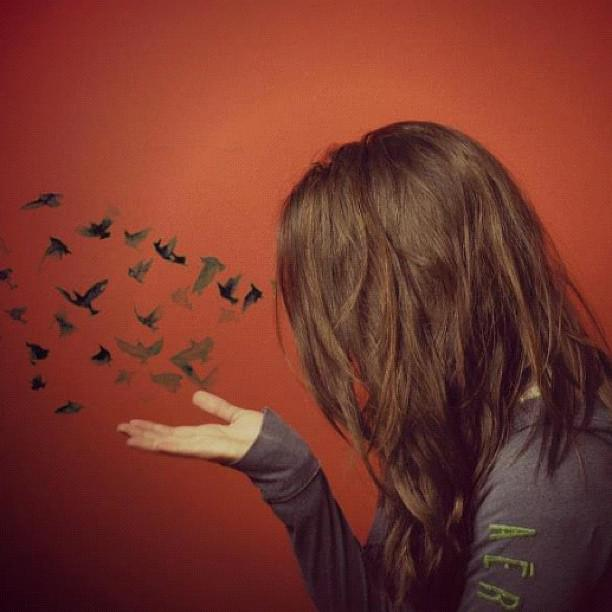
#> input picture images/342330483069006296_213851899.jpg, 612 x 612 px; its folder holds 4 pictures in this run; the run also reads 2 pictures not shown here
$ python imageProcessor.py   (Python 2 division)
#> lines starting #> are read from the running program, lines starting #| are printed output that depends on the picture
### imageSlicer.py
import os
import sys
from PIL import Image
from pymongo import MongoClient

# raised when num_slices is not a divisor of instagram_wh
class InstagramSizeException(Exception):
  pass

class ImageSlicer:
  """
  Image slicer

  Attributes:
    imgsrc     -- string specifiying the location of the image to be sliced
    num_slices -- number of slices to cut the image into. Ex: 12 = (12 x 12)
    saveloc    -- location to save the resulting slices
  """

  # default width and height of instagram photos.
  instagram_wh = 612

  def __init__(self, imgsrc, num_slices=12):
    self.imgsrc = imgsrc
    self.num_slices = num_slices
    self.slices = []
    self.rgbs = []
    self.averages = []
    if ImageSlicer.instagram_wh % num_slices != 0:
      raise InstagramSizeException("num_slices is not a divisor of 612")
    self.client = MongoClient()

  def get_averages(self):
    if (self.averages == []):
      self.average_RGB()
    return self.averages

  # slice image into pieces of equal size defined by num_slices
  def slice(self):
    if (self.slices != []):
      return self.slices
    img = Image.open(self.imgsrc)
    width, height = img.size
    slices = [[None for w in range(self.num_slices)] for h in range(self.num_slices)]
    if (width != ImageSlicer.instagram_wh or
       height != ImageSlicer.instagram_wh):
      raise InstagramSizeException("Photo is not 612 x 612")

    subwidth = ImageSlicer.instagram_wh / self.num_slices
    subheight = ImageSlicer.instagram_wh / self.num_slices
    for x in xrange(self.num_slices):
      for y in xrange(self.num_slices):
        box = [
          x * subwidth,
          y * subheight,
          (x + 1) * subwidth,
          (y + 1) * subheight
        ]
        piece = img.crop(box)
        slices[y][x] = (piece)
    self.slices = slices
    return slices

  def get_RGB_values(self):
    if self.slices is None or self.slices == []:
      self.slice()
    self.rgbs = map(lambda y: map(lambda x: list(x.getdata()), y), self.slices)
    return self.rgbs

  def average_RGB(self):

    cut_size = 3
    # def reduce_average((r1,g1,b1), (r2,g2,b2)):
    #   return ((r1 + r2) / 2, (g1 + g2) / 2, (b1 + b2) / 2)

    def reduce_average(l):
      rf = 0
      gf = 0
      bf = 0
      for (r,g,b) in l:
        rf += r
        gf += g
        bf += b
      num = len(l)
      return (rf / num, gf / num, bf / num)

    subpieces = []
    if (self.rgbs == []):
      self.get_RGB_values()
    subwidth = ImageSlicer.instagram_wh / self.num_slices
    subheight = ImageSlicer.instagram_wh / self.num_slices

    average_subwidth = subwidth / cut_size
    average_subheight = subheight / cut_size

    averages = []
    for x in xrange(self.num_slices):
      for y in xrange(self.num_slices):
        current_slice = self.slices[x][y]
        for i in xrange(cut_size):
          for j in xrange(cut_size):
            sub_averages = []
            cropped = current_slice.crop((average_subwidth * j,
                                          average_subheight * i,
                                          average_subwidth * j + average_subwidth,
                                          average_subheight * i + average_subheight))
            sub_averages.append(reduce_average(list(cropped.getdata())))
            averages.append(sub_averages)
    self.averages = averages

    flattened = []
    block_size = self.num_slices*cut_size**2
    h = 0
    while (h != self.num_slices):
      for k in range(block_size*h, block_size*(h+1)):
        if (k % (cut_size**2) == 0 or k % (cut_size**2) == 1 or k % (cut_size**2) == 2):
          flattened.append(averages[k])

      for m in range(block_size*h, block_size*(h+1)):
        if (m % (cut_size**2) == 3 or m % (cut_size**2) == 4 or m % (cut_size**2) == 5) :
          flattened.append(averages[m])

      for n in range(block_size*h, block_size*(h+1)):
        if (n % (cut_size**2) == 6 or n % (cut_size**2) == 7 or n % (cut_size**2) == 8) :
          flattened.append(averages[n])
      h+=1
    #print flattened
    return [item for sublist in flattened for item in sublist]


# slicer = ImageSlicer("images/318960010740589992_182714056.jpg", 1)

# # # slicer.average_RGB()
# # # exit(0)

# img.putdata(averages)
# img.save("./test3.jpg")
# # Image manip
# img = Image.open(path)
# # get a list of all rgb values in the image
# list(img.getdata())

### imageProcessor.py
import os
import sys
import Image
from imageSlicer import ImageSlicer
from pymongo import MongoClient
import glob

# [20 lines left out: function processImages, not called in this run]

#processImages()

def processImages12():
  client = MongoClient()
  db = client.instagram_photomosaic
  image_pool = db.image_pool_12
  imgs = glob.glob("images/*.jpg")
  count = 0
  for img in imgs:
    if (len(list(image_pool.find({"imgsrc" : img}))) != 0):
      continue
    print "Trying to add img %s " % img
    slicer = ImageSlicer(img, 4)
    averages = slicer.get_averages()
    mapper = lambda x: (x[0][0], x[0][1], x[0][2])
    averages = map(mapper, averages)
    imgsmall = img.replace("images", "smallImages").replace(".jpg", "small.jpg")
    dbitem = {
      "imgsrc" : img,
      "srcsmall" : imgsmall,
      "averages" : averages
    }
    image_pool.insert(dbitem)
    if (count % 100 == 0):
      print "Inserted %d photo" % count
    count += 1
#> this loop made 4 passes
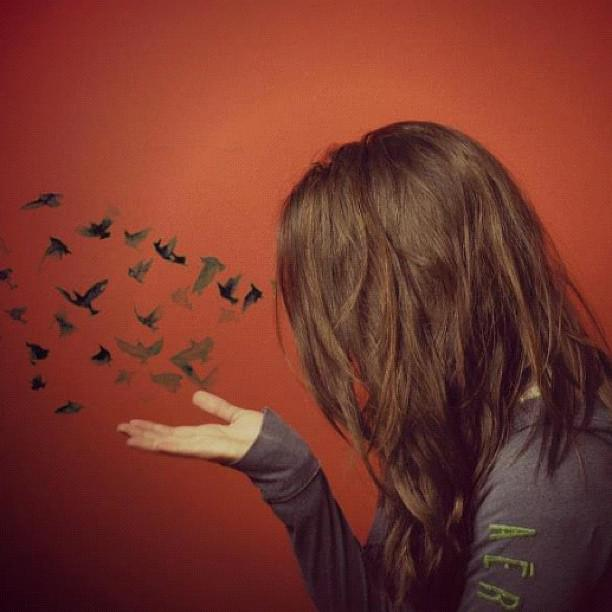
#> input picture images/342330483069006296_213851899.jpg, 612 x 612 px
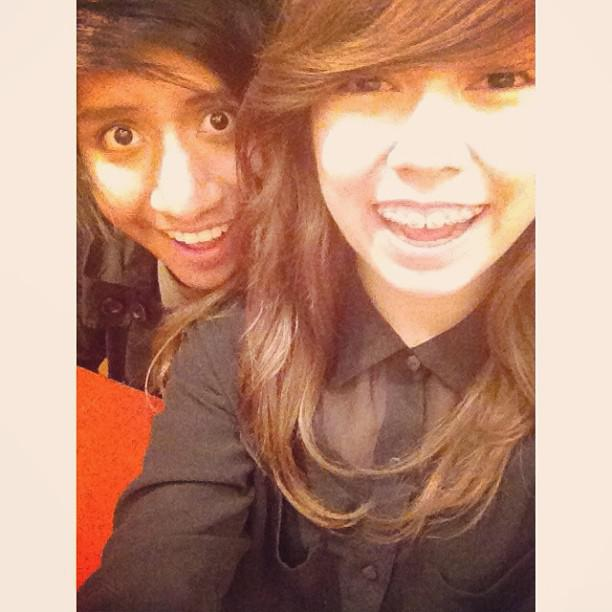
#> input picture images/386492773400391257_16814682.jpg, 612 x 612 px
#> pass 3, in slice (call 3), `img = Image.open(self.imgsrc)`:
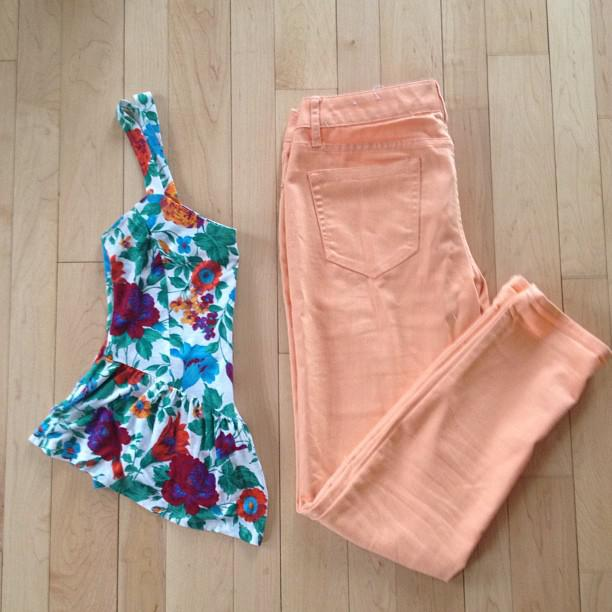
#> img: PIL image 612x612 RGB; mean R, G, B 180.3, 154.4, 139.7

processImages12()

# [21 lines left out: function processImagesFull48, not called in this run]

#processImagesFull48()
